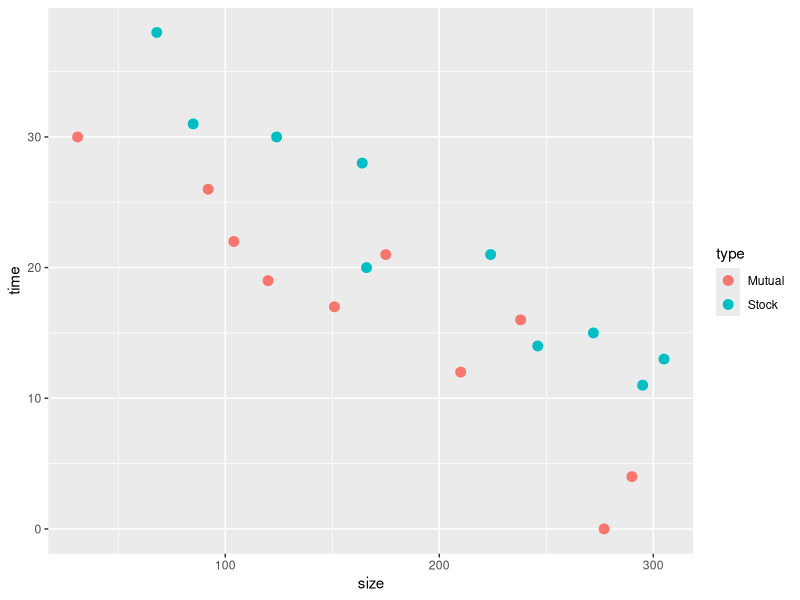

Source code (R): (Note: this script raises an error after producing the figure.)
###############################################################
#
# 다변량 통계분석 7 - 다중회귀분석 (범주형 설명변수)
#
###############################################################

insu = read.csv("insurance.csv", header = T)
insu

summary(insu)

library(ggplot2)
ggplot(insu, aes(y=time, x=size, color=type)) + geom_point(size=3)

model1.matrix(time ~ size+type, insu)

model1 = lm(time ~ size+type, insu)
summary(model1)

# type = 1 if stock
# Mutual    : y = b0 + b1x1
# Stock     : y = (b0 + b2) + b1x1

insu$fit = model1$fitted.values

ggplot(insu, aes(y=fit, x=size, group=type, color=type)) +
    geom_line() + 
    geom_point(aes(y=time, x=size, color=type))


#-------------------------------------------------------------
# 기준이 되는 집단(reference level)을 변경

insu$type = relevel(insu$type, ref = "Stock")

model2 = lm(time ~ size+type, insu)
summary(model2)

model.matrix(time ~ size+type, insu)

#-------------------------------------------------------------
# Effect Codeing
# 특정 집단을 기준으로 하는 것이 아니라 전체의 평균을 기준으로 비교

model3 = lm(time ~ size+type, insu, contrasts = list(type=contr.sum))
summary(model3)

model.matrix(time ~ size+type, insu, contrasts = list(type=contr.sum))


#-------------------------------------------------------------
# 두 개 이상의 level을 가진 범주형 변수
#-------------------------------------------------------------

cdata = read.csv("CDI.csv", header = T)
head(cdata)
summary(cdata)

cdata$region = factor(cdata$region)

model1 = lm(crime ~ pop + region, cdata)
summary(model1)
model.matrix(crime ~ pop + region, cdata)

plot(model1) # 6 : outlier

cdata = cdata[-6, ]
model1 = lm(crime ~ pop + region, cdata)
summary(model1)

anova(model1) # H0 : b1 = b2 = b3 = 0


model2 = lm(crime ~ pop + region, cdata, contrasts = list(region=contr.sum))
summary(model2)

model.matrix(crime ~ pop + region, cdata, contrasts = list(region=contr.sum))


#-------------------------------------------------------------
# Interaction 교호작용
#-------------------------------------------------------------

model3 = lm(crime ~ pop + region + pop*region, cdata)
summary(model3)

anova(model3)



insumodel = lm(time ~ size + type + size*type, insu)
summary(insumodel)

anova(insumodel)



#-------------------------------------------------------------
# 두 개의 연속형 변수의 교호작용
#-------------------------------------------------------------
head(cdata)

model4 = lm(crime ~ pop + unemployment + pop*unemployment, cdata)
summary(model4)

plot(model4)

summary(cdata$unemployment)

# 다중공선성 문제로 centering 하여 사용.
# X1 - meanX
# X2 - meanX





